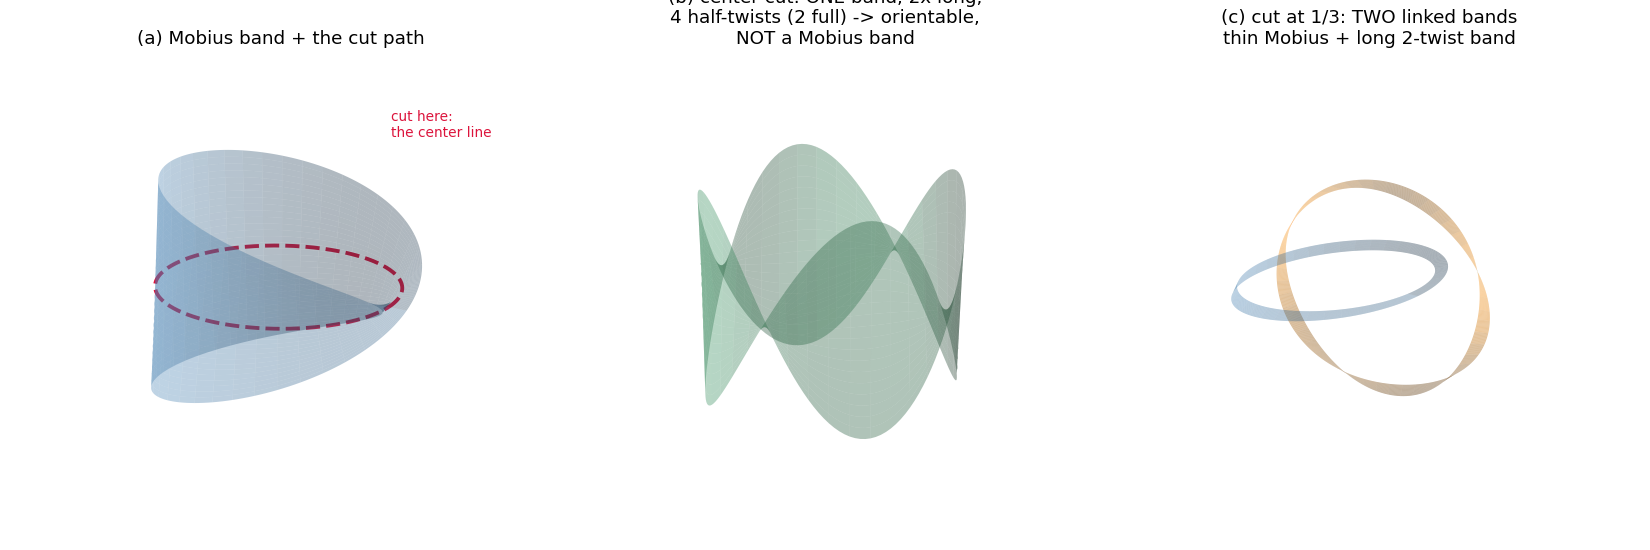

Python code for this plot:
#!/usr/bin/env python3
"""
Node 11d -- cutting the Mobius band; bare geometric operators on M.

(a) The cut, exhibited. Classical facts, numerically double-checked here:
    center cut -> ONE band, 2x length, k half-twists (k from the Gauss
    linking number of the two boundary circles, calibrated on k=0,2
    bands), orientable: NOT a Mobius band. 1/3 cut -> two LINKED bands
    (thin Mobius + long 2-twist band).
(b) Spectral probe of the bare stage: the truncated Mobius-band Laplacian
    has the EXACT spectrum lam=(pi*m)^2+(n*pi/2T)^2 with m+n odd (from the
    orientable double cover + deck involution). Its sqrt-spectrum looks
    nothing like the zeta zeros; the position observable |sigma-1/2| has
    continuous spectrum [0,1/2].
    VERDICT (negative, exact): bare geometric operators on M do not see
    zeros -> the operator, if it exists, must see the arithmetic weights.
"""

import numpy as np
import json, time

t0 = time.time()

# ---------------------------------------------------------------- twist bands
def band(k, R, w, u, v):
    """k-half-twist band. k even -> annulus (orientable); k odd -> Mobius."""
    U, V = np.meshgrid(u, v)
    X = (R + V*np.cos(k*U/2))*np.cos(U)
    Y = (R + V*np.cos(k*U/2))*np.sin(U)
    Z = V*np.sin(k*U/2)
    return X, Y, Z

def mobius_F(u, v, R=10.0):
    """standard embedding, k=1, u in [0,2pi), v in [-1,1]."""
    U, V = np.meshgrid(u, v)
    X = (R + V*np.cos(U/2))*np.cos(U)
    Y = (R + V*np.cos(U/2))*np.sin(U)
    Z = V*np.sin(U/2)
    return X, Y, Z

# ---------------------------------------------------------------- linking number
def linking_number(P1, P2):
    """Gauss integral for two closed polygonal curves (no repeated endpoint)."""
    def tangents(P):
        d = np.roll(P, -1, axis=0) - np.roll(P, 1, axis=0)
        L = np.linalg.norm(d, axis=1)
        return d / L[:, None], L / 2
    t1, ds1 = tangents(P1)
    t2, ds2 = tangents(P2)
    lk = 0.0
    for i in range(len(P1)):
        R = P1[i][None, :] - P2
        n3 = np.linalg.norm(R, axis=1)**3
        cr = np.cross(t1[i][None, :], t2)
        lk += np.sum(np.einsum('ij,ij->i', R, cr) / n3 * ds2) * ds1[i]
    return lk / (4*np.pi)

def std_band_boundary(k, R, w, N=800):
    """the two boundary circles of the k-half-twist band (k even)."""
    u = np.linspace(0, 2*np.pi, N, endpoint=False)
    out = []
    for vv in (w, -w):
        X = (R + vv*np.cos(k*u/2))*np.cos(u)
        Y = (R + vv*np.cos(k*u/2))*np.sin(u)
        Z = vv*np.sin(k*u/2)
        out.append(np.column_stack([X, Y, Z]))
    return out

# calibration: k=0 -> lk 0 ; k=2 -> lk 1
for kk, expect in ((0, 0.0), (2, 1.0)):
    B1, B2 = std_band_boundary(kk, 10.0, 1.6)
    got = linking_number(B1, B2)
    print(f"  calibration k={kk}: |lk|={abs(got):.4f} (expect {expect:.1f})")
    assert abs(abs(got) - expect) < 0.02

# ---- the center-cut band M': boundaries from the strip model
# B1 = original Mobius boundary (single circle); B2 = slit edge (single circle)
N = 1200
r = np.linspace(0, 2, N, endpoint=False)
u1 = np.where(r < 1, 2*np.pi*r, 2*np.pi*(r-1))
v1 = np.where(r < 1, 1.0, -1.0)
X1 = (10 + v1*np.cos(u1/2))*np.cos(u1)
Y1 = (10 + v1*np.cos(u1/2))*np.sin(u1)
Z1 = v1*np.sin(u1/2)
B1 = np.column_stack([X1, Y1, Z1])
B2 = np.column_stack([10*np.cos(2*np.pi*r), 10*np.sin(2*np.pi*r),
                      np.zeros_like(r)])
lk_cut = linking_number(B1, B2)
k_cut = int(round(2*abs(lk_cut)))
print(f"  center-cut band: lk(boundaries)={lk_cut:.4f} -> k={k_cut} half-twists")
print(f"  => ONE piece, 2x length, {k_cut} half-twists "
      f"({k_cut//2} full twists), orientable: NOT a Mobius band")

# ---------------------------------------------------------------- spectra
print("\n--- spectral probe: truncated Mobius Laplacian vs zeta zeros ---")
T = 50.0
eigs = []
for m in range(-9, 10):
    for n in range(1, 955):
        if (m + n) % 2 == 1:
            eigs.append((np.pi*m)**2 + (n*np.pi/(2*T))**2)
eigs = np.sqrt(sorted(eigs))[:150]

import mpmath as mp
mp.dps = 25
zeros = [float(mp.im(mp.zetazero(j))) for j in range(1, 151)]
zeros = np.array(zeros)
print("  first 8 sqrt-Laplacian-eigenvalues:", np.round(eigs[:8], 4))
print("  first 8 zeta gammas               :", np.round(zeros[:8], 4))
print(f"  ({time.time()-t0:.0f}s elapsed)")

with open("mobius_cut_results.json", "w") as f:
    json.dump({"k_center_cut": k_cut, "lk": float(lk_cut),
               "T_trunc": T,
               "sqrt_eigs_8": [float(x) for x in eigs[:8]],
               "gammas_8": [float(x) for x in zeros[:8]]}, f, indent=1)

# ---------------------------------------------------------------- figures
import matplotlib
matplotlib.use("Agg")
import matplotlib.pyplot as plt

# Fig 1: the cut
fig = plt.figure(figsize=(15, 5))
u = np.linspace(0, 2*np.pi, 160); v = np.linspace(-1.6, 1.6, 30)

ax = fig.add_subplot(131, projection="3d")
X, Y, Z = band(1, 10.0, 1.6, u, v)
ax.plot_surface(X, Y, Z, alpha=0.35, color="steelblue", edgecolor="none")
uc = np.linspace(0, 2*np.pi, 300)
ax.plot(10*np.cos(uc), 10*np.sin(uc), np.zeros_like(uc),
        color="crimson", lw=2.5, ls="--")
ax.text(10, 0, 2.5, "cut here:\nthe center line", color="crimson", fontsize=9)
ax.set_title("(a) Mobius band + the cut path")
ax.set_axis_off(); ax.view_init(elev=20, azim=-60)

ax = fig.add_subplot(132, projection="3d")
X, Y, Z = band(k_cut, 20.0, 0.8, u, np.linspace(-0.8, 0.8, 20))
ax.plot_surface(X, Y, Z, alpha=0.35, color="seagreen", edgecolor="none")
ax.set_title(f"(b) center cut: ONE band, 2x long,\n{k_cut} half-twists "
             f"({k_cut//2} full) -> orientable,\nNOT a Mobius band")
ax.set_axis_off(); ax.view_init(elev=20, azim=-60)

ax = fig.add_subplot(133, projection="3d")
# thin Mobius (the middle piece)
X, Y, Z = band(1, 8.0, 0.55, u, np.linspace(-0.55, 0.55, 16))
ax.plot_surface(X, Y, Z, alpha=0.4, color="steelblue", edgecolor="none")
# long 2-twist band, threaded through -> linked
uu = np.linspace(0, 2*np.pi, 200); vv = np.linspace(-0.55, 0.55, 14)
U, V = np.meshgrid(uu, vv)
cu = 4.5 + 11*np.cos(U); su = 11*np.sin(U)
e1x, e1z = -np.cos(U), -np.sin(U)
tw = np.cos(2*U)*V
Xb = cu + tw*e1x
Yb = np.sin(2*U)*V
Zb = su + tw*e1z
ax.plot_surface(Xb, Yb, Zb, alpha=0.4, color="darkorange", edgecolor="none")
ax.set_title("(c) cut at 1/3: TWO linked bands\n"
             "thin Mobius + long 2-twist band")
ax.set_axis_off(); ax.view_init(elev=18, azim=-55)
fig.tight_layout()
fig.savefig("mobius_cut.png", dpi=110)
print("figure -> mobius_cut.png")

# Fig 2: spectra
fig, axx = plt.subplots(1, 2, figsize=(12, 4.5))
n = np.arange(1, 151)
axx[0].plot(n, eigs, label="sqrt(Laplacian eig), Mobius |t|<=50", lw=1.5)
axx[0].plot(n, zeros, label="zeta zeros gamma_n", lw=1.5)
axx[0].set_xlabel("n"); axx[0].set_ylabel("value")
axx[0].set_title("bare geometric spectrum vs zeta zeros")
axx[0].legend(fontsize=9)
axx[1].plot(n, eigs, label="Mobius Laplacian", lw=1.5)
axx[1].plot(n, zeros, label="zeta zeros", lw=1.5)
axx[1].set_xlabel("n"); axx[1].set_yscale("log")
axx[1].set_title("same, log scale")
axx[1].legend(fontsize=9)
fig.tight_layout()
fig.savefig("mobius_spectrum.png", dpi=110)
print("figure -> mobius_spectrum.png")
